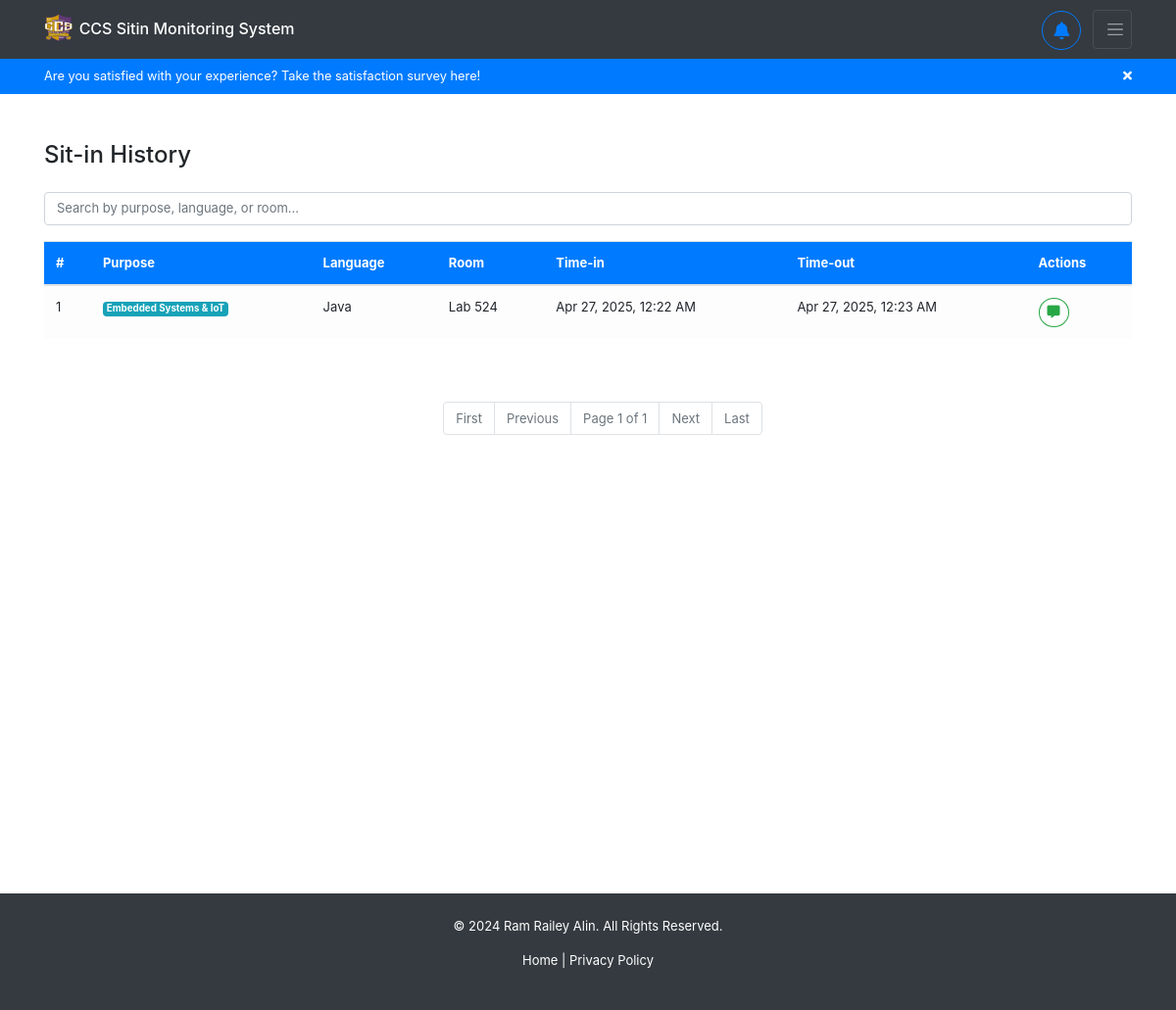
The page /sitins/sitin_history/ (signed in) on the database as committed earlier.
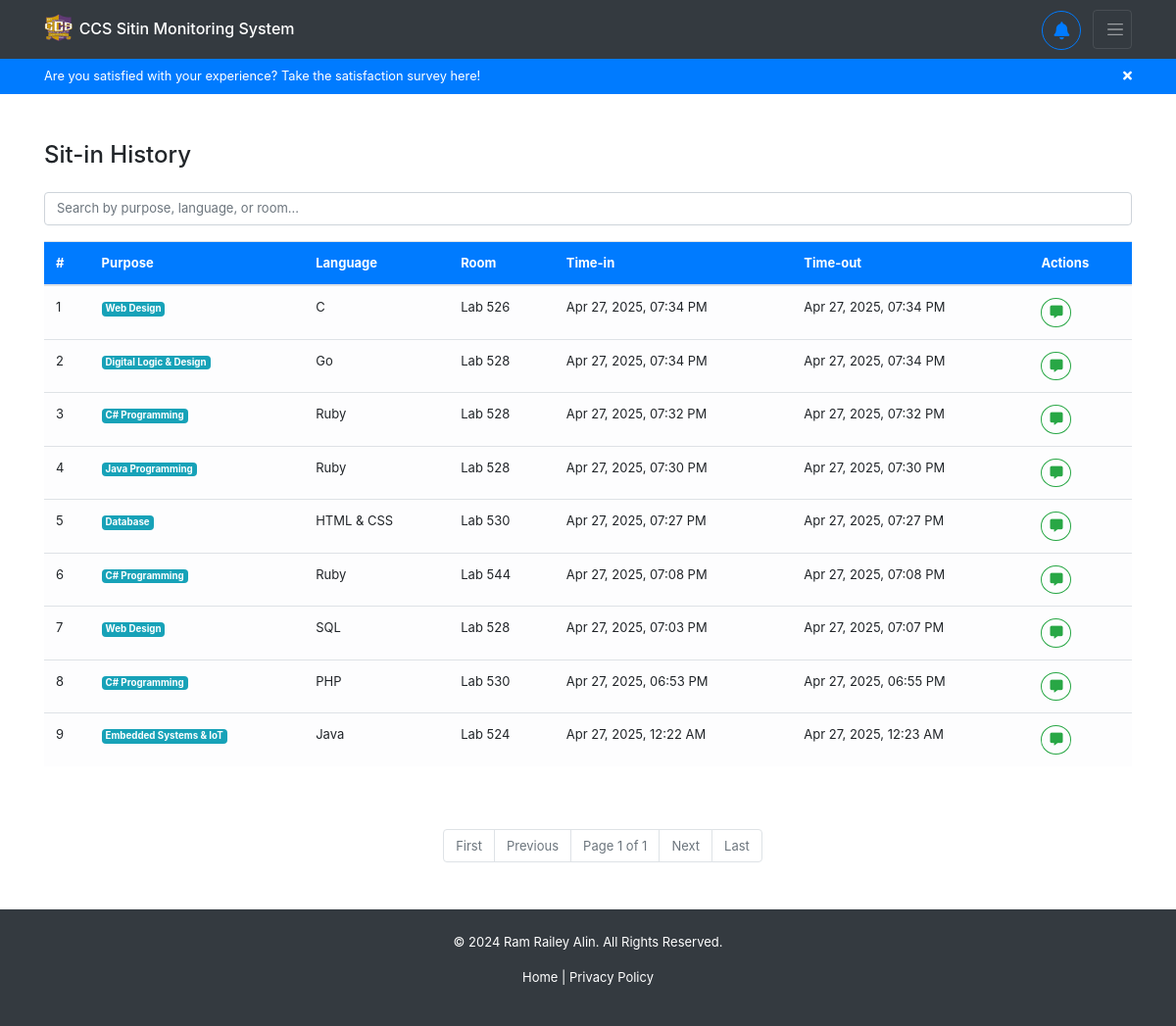
The same page on the database as committed later.
### sitins/models.py (models this page shows, shortened)
class Sitin(models.Model):
    purpose = models.CharField(max_length=255, choices=SITIN_PURPOSE_CHOICES, blank=True, null=True)
    programming_language = models.CharField(max_length=255, choices=PROGRAMMING_LANGUAGE_CHOICES, blank=True, null=True)
    lab_room = models.CharField(max_length=50, choices=LAB_ROOM_CHOICES, blank=True, null=True)
    sitin_details = models.TextField(blank=True, null=True)
    status = models.CharField(max_length=50, choices=SITIN_STATUS_CHOICES, default="none") # none, approved, denied
    request_date = models.DateTimeField(null=True, blank=True)
    sitin_date = models.DateTimeField(null=True, blank=True)
    logout_date = models.DateTimeField(null=True, blank=True)
    feedback = models.TextField(blank=True, null=True)
    is_rewarded = models.BooleanField(blank=True, null=True, default=False)
    user = models.ForeignKey(User, on_delete=models.CASCADE)

### sitins/views.py (the view)
# urls.py: path('sitin_history/', views.sitin_history, name='sitins-sitin_history'),
@login_required
def sitin_history(request):
    if request.user.is_authenticated:
        sitin_history = Sitin.objects.filter(
            status='finished',
            user=request.user
        ).select_related(
            'user',
            'user__registration'
        ).order_by('-logout_date')
        paginator = Paginator(sitin_history, 25)
        page_number = request.GET.get('page')
        page_obj = paginator.get_page(page_number)
        return render(request, 'sitins/sitin_history.html', {'sitin_history': page_obj})
    return redirect('/')

### backend/templatetags/custom_filters.py (called while the page is built)
@register.filter
def time_ago(value):
    if not value:
        return ""
    now = timezone.localtime(timezone.now())
    value = timezone.localtime(value)
    diff = now - value
    seconds = diff.total_seconds()
    if seconds < 60:
        return f"{int(seconds)} seconds ago"
    elif seconds < 3600:
        minutes = int(seconds / 60)
        return f"{minutes} minute{'s' if minutes != 1 else ''} ago"
    elif seconds < 86400:
        hours = int(seconds / 3600)
        return f"{hours} hour{'s' if hours != 1 else ''} ago"
    else:
        return value.strftime("%b %d, %Y, %I:%M %p ")  # Fallback to date if > 1 day

### sitins/templates/sitins/sitin_history.html (shortened to what this page needs)
{% extends 'backend/base.html' %}
{% load custom_filters %}
{% block content %}
<div class="container mt-5" id="sitin-history">
    <h4 class="mb-4">Sit-in History</h4>
    <div class="mb-3">
        <input type="text" id="searchInput" class="form-control" placeholder="Search by purpose, language, or room...">
    </div>
    <div class="table-responsive d-flex flex-column">
        <table class="table table-hover align-middle">
            <thead class="bg-primary text-white">
                <tr>
                    <th>#</th>
                    <th>Purpose</th>
                    <th>Language</th>
                    <th>Room</th>
                    <th>Time-in</th>
                    <th>Time-out</th>
                    <th>Actions</th>
                </tr>
            </thead>
            <tbody class="table-light">
                {% if sitin_history %}
                {% for sitin in sitin_history %}
                <tr>
                    <td>{{ forloop.counter }}</td>
                    <td><span class="badge bg-info text-white">{{ sitin.purpose }}</span></td>
                    <td>{{ sitin.programming_language }}</td>
                    <td>Lab {{ sitin.lab_room }}</td>
                    <td>{{ sitin.sitin_date|time_ago }}</td>
                    <td>{{ sitin.logout_date|time_ago }}</td>
                    {% if sitin.feedback %}
                    <td>
                        <span class="badge badge-pill badge-success badge-hover-outline"
                        style="cursor: not-allowed;">
                            <i class="fas fa-check-circle"></i> Feedback sent
                        </span>
                    </td>
                    {% else %}
                    <td>
                        <button class="btn btn-sm btn-outline-success rounded-circle feedback-btn"
                                title="Give feedback"
                                onclick="showFeedbackModal('{{ sitin.id }}')">
                            <i class="fas fa-comment-alt"></i>
                        </button>
                    </td>
                    {% endif %}
                </tr>
                {% endfor %}
                {% else %}
                <tr></tr>
                {% endif %}
            </tbody>
        </table>
    </div>
        <ul class="pagination pagination-ul justify-content-center mt-5">
            <li class="page-item {% if not sitin_history.has_previous %}disabled{% endif %}" {% if not sitin_history.has_previous %}style="cursor: not-allowed;"{% endif %}>
                <a class="page-link" href="?page=1">First</a>
            </li>
            <li class="page-item {% if not sitin_history.has_previous %}disabled{% endif %}" {% if not sitin_history.has_previous %}style="cursor: not-allowed;"{% endif %}>
                <a class="page-link" href="?page={% if sitin_history.has_previous %}{{ sitin_history.previous_page_number }}{% else %}#{% endif %}">Previous</a>
            </li>
            <li class="page-item disabled">
                <span class="page-link">Page {{ sitin_history.number }} of {{ sitin_history.paginator.num_pages }}</span>
            </li>
            <li class="page-item {% if not sitin_history.has_next %}disabled{% endif %}" {% if not sitin_history.has_next %}style="cursor: not-allowed;"{% endif %}>
                <a class="page-link" href="?page={% if sitin_history.has_next %}{{ sitin_history.next_page_number }}{% else %}#{% endif %}">Next</a>
            </li>
            <li class="page-item {% if not sitin_history.has_next %}disabled{% endif %}" {% if not sitin_history.has_next %}style="cursor: not-allowed;"{% endif %}>
                <a class="page-link" href="?page={{ sitin_history.paginator.num_pages }}">Last</a>
            </li>
        </ul>
</div>
{% endblock %}

Rows that differ between the two databases and show on the page:
added Sitin: purpose "Web Design", programming_language "C", lab_room "526", sitin_date "Apr 27, 2025, 07:34 PM", logout_date "Apr 27, 2025, 07:34 PM"
added Sitin: purpose "Digital Logic & Design", programming_language "Go", lab_room "528", sitin_date "Apr 27, 2025, 07:34 PM", logout_date "Apr 27, 2025, 07:34 PM"
added Sitin: purpose "C# Programming", programming_language "Ruby", lab_room "528", sitin_date "Apr 27, 2025, 07:32 PM", logout_date "Apr 27, 2025, 07:32 PM"
added Sitin: purpose "Java Programming", programming_language "Ruby", lab_room "528", sitin_date "Apr 27, 2025, 07:30 PM", logout_date "Apr 27, 2025, 07:30 PM"
added Sitin: purpose "Database", programming_language "HTML & CSS", lab_room "530", sitin_date "Apr 27, 2025, 07:27 PM", logout_date "Apr 27, 2025, 07:27 PM"
added Sitin: purpose "C# Programming", programming_language "Ruby", lab_room "544", sitin_date "Apr 27, 2025, 07:08 PM", logout_date "Apr 27, 2025, 07:08 PM"
added Sitin: purpose "Web Design", programming_language "SQL", lab_room "528", sitin_date "Apr 27, 2025, 07:03 PM", logout_date "Apr 27, 2025, 07:07 PM"
added Sitin: purpose "C# Programming", programming_language "PHP", lab_room "530", sitin_date "Apr 27, 2025, 06:53 PM", logout_date "Apr 27, 2025, 06:55 PM"
